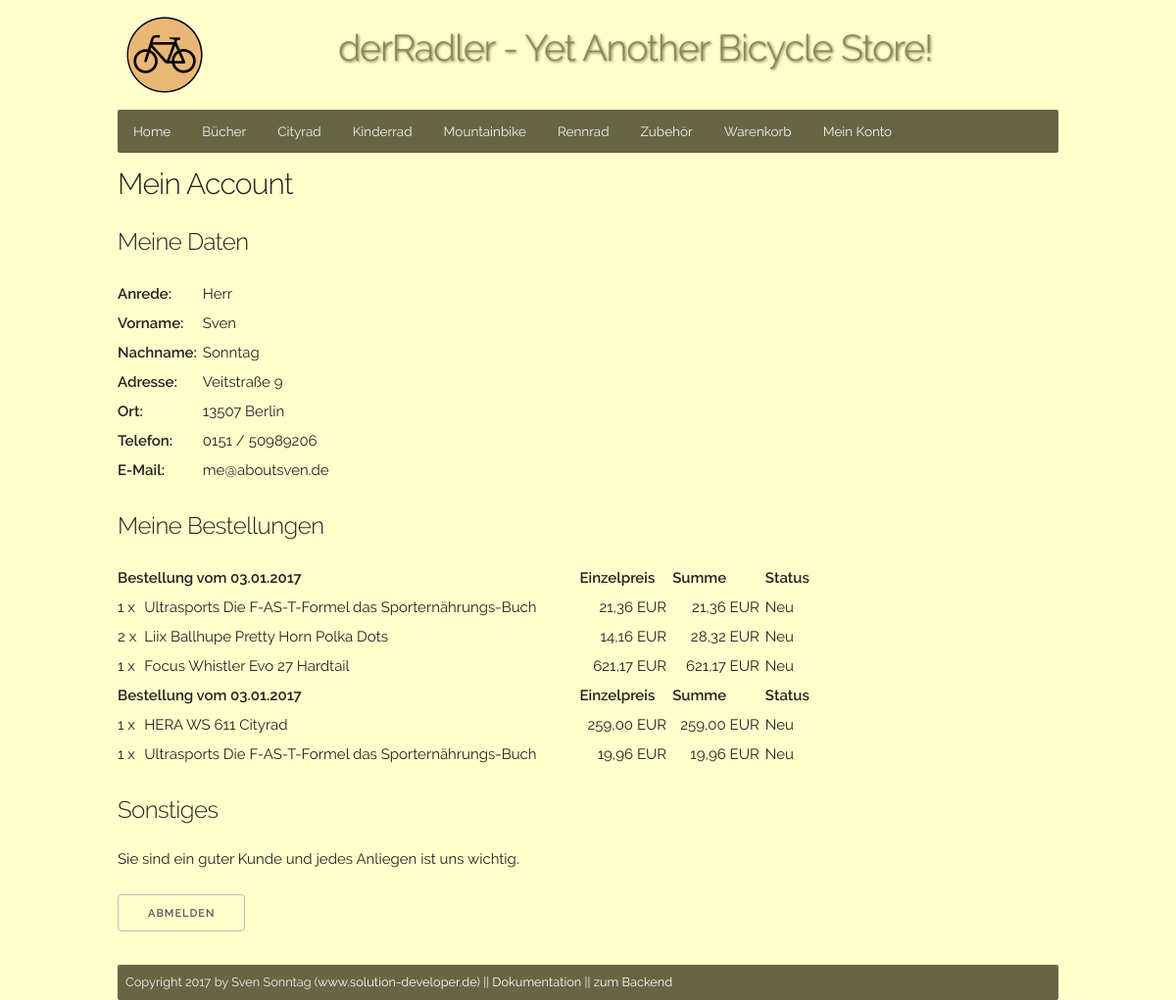
/index.php?module=account&action=view (signed in), run on the app's committed database.
### tables this page shows
CREATE TABLE IF NOT EXISTS `customers` (
`id` int(6) NOT NULL,
  `salutation` varchar(32) DEFAULT NULL,
  `firstname` varchar(128) DEFAULT NULL,
  `lastname` varchar(128) DEFAULT NULL,
  `email` varchar(128) NOT NULL,
  `password` varchar(256) DEFAULT NULL,
  `address` varchar(128) DEFAULT NULL,
  `zipcode` varchar(12) DEFAULT NULL,
  `city` varchar(64) DEFAULT NULL,
  `phone` varchar(64) DEFAULT NULL
);

CREATE TABLE IF NOT EXISTS `positions` (
  `order_id` int(6) DEFAULT NULL,
  `amount` int(6) DEFAULT NULL,
  `article_id` int(6) DEFAULT NULL,
  `article_price_net` decimal(6,2) DEFAULT NULL,
  `article_tax` int(6) DEFAULT NULL,
`id` int(6) NOT NULL
);

CREATE TABLE IF NOT EXISTS `orders` (
`id` int(6) NOT NULL,
  `customer_id` int(6) DEFAULT NULL,
  `status` varchar(64) DEFAULT NULL,
  `order_date` date DEFAULT NULL
);

CREATE TABLE IF NOT EXISTS `articles` (
`id` int(6) NOT NULL,
  `articlegroup_id` int(6) DEFAULT NULL,
  `name` varchar(128) DEFAULT NULL,
  `description` text,
  `price_net` decimal(6,2) DEFAULT NULL,
  `tax` int(6) DEFAULT NULL,
  `image_url` varchar(128) DEFAULT NULL
);

### models/Customer.php (called while the page is built, shortened)
<?php
class Customer {
    private $salutation;
    private $firstname;
    private $lastname;
    private $email;
    private $address;
    private $zipcode;
    private $city;
    private $phone;
    public function getSalutation() {
        return $this->salutation;
    }
    public function getFirstname() {
        return $this->firstname;
    }
    public function getLastname() {
        return $this->lastname;
    }
    public function getEmail() {
        return $this->email;
    }
    public function getAddress() {
        return $this->address;
    }
    public function getZipcode() {
        return $this->zipcode;
    }
    public function getCity() {
        return $this->city;
    }
    public function getPhone() {
        return $this->phone;
    }
    public function setEmail($data) {
        $this->email = trim(strToLower($data));
    }
    public function setSalutation($data) {
        $this->salutation = trim($data);
    }
    public function setFirstname($data) {
        $this->firstname = trim($data);
    }
    public function setLastname($data) {
        $this->lastname = trim($data);
    }
    public function setAddress($data) {
        $this->address = trim($data);
    }
    public function setZipcode($data) {
        $this->zipcode = trim($data);
    }
    public function setCity($data) {
        $this->city = trim($data);
    }
    public function setPhone($data) {
        $this->phone = trim($data);
    }
    public function findById($database, $id) {
        $stmt = $database->prepare('SELECT id, salutation, firstname, lastname, email, password, address, zipcode, city, phone FROM customers WHERE id=:id');
        $params = array('id' => $id);
        try {
            $stmt->execute($params);
        } catch (PDOException $error) {
            showFatalError("Database Error: " . $error->getMessage());
        }
    }
}

### models/Order.php (called while the page is built, shortened)
<?php
class Order {
    private static $orderStateList = array(
        99 => '',
        self::ORDERSTATE_NEW => 'Neu',
        self::ORDERSTATE_READY => 'Versandbereit',
        self::ORDERSTATE_SHIPPED => 'Versendet',
    );
    public static function status2String($status) {
        if (isset(self::$orderStateList[$status])) {
            return self::$orderStateList[$status];
        }
        return $status;
    }
    public static function findAllByCustomer($database, $customerId) {
        $stmt = $database->prepare('SELECT amount, article_price_net, article_tax, positions.id, orders.id as order_id, orders.status, orders.customer_id, orders.order_date, articles.name FROM positions JOIN orders ON order_id=orders.id JOIN articles ON article_id=articles.id WHERE orders.customer_id=:customer_id ORDER BY orders.id, orders.order_date, positions.id');
        $params = array(
                'customer_id' => $customerId
                );
        try {
            $stmt->execute($params);
        } catch (PDOException $error) {
            showFatalError("Database Error: " . $error->getMessage());
        }
        $result = $stmt->fetchAll();
        return $result;
    }
}

### views/accountView.php (the view, shortened to what this page needs)
<?php
include ("_head.php");
?>
<div class="row">
    <div class="nine columns">
        <h4>Mein Account</h4>
        <h5>Meine Daten</h5>
        <table class="hiddentable">
            <tr class="hiddentable">
                <td class="hiddentable"><strong>Anrede: </strong></td>
                <td class="hiddentable"><?php echo htmlentities($customer->getSalutation()); ?></td>
            </tr>
            <tr class="hiddentable">
                <td class="hiddentable"><strong>Vorname: </strong></td>
                <td class="hiddentable"><?php echo htmlentities($customer->getFirstname()); ?></td>
            </tr>
            <tr class="hiddentable">
                <td class="hiddentable"><strong>Nachname: </strong></td>
                <td class="hiddentable"><?php echo htmlentities($customer->getLastname()); ?></td>
            </tr>
            <tr class="hiddentable">
                <td class="hiddentable"><strong>Adresse: </strong></td>
                <td class="hiddentable"><?php echo htmlentities($customer->getAddress()); ?></td>
            </tr>
            <tr class="hiddentable">
                <td class="hiddentable"><strong>Ort: </strong></td>
                <td class="hiddentable"><?php echo htmlentities($customer->getZipcode()) . ' ' . htmlentities($customer->getCity()); ?></td>
            </tr>
            <tr class="hiddentable">
                <td class="hiddentable"><strong>Telefon: </strong></td>
                <td class="hiddentable"><?php echo htmlentities($customer->getPhone()); ?></td>
            </tr>
            <tr class="hiddentable">
                <td class="hiddentable"><strong>E-Mail: </strong></td>
                <td class="hiddentable"><?php echo htmlentities($customer->getEmail()); ?></td>
            </tr>
        </table>
        <br>
        <h5>Meine Bestellungen</h5>
        <table class="hiddentable" style="width: 100%">
            <?php
            $currentOrderId = -1;
            foreach ($orders as $order) {
                if ($order['order_id'] != $currentOrderId) {
                    $currentOrderId = $order['order_id'];
                    $date = new DateTime($order['order_date'])
                    ?>
                    <tr>
                        <th class="hiddentable" colspan="2">Bestellung vom <?php echo $date->format('d.m.Y'); ?></th>
                        <th class="hiddentable">Einzelpreis</th>
                        <th class="hiddentable">Summe</th>
                        <th class="hiddentable">Status</th>
                    </tr>
                <?php } ?>
                <tr>
                    <td class="hiddentable"><?php echo $order['amount'] . ' x'; ?></td>
                    <td class="hiddentable"><?php echo $order['name']; ?></td>
                    <td class="hiddentable" style="text-align: right;"><?php echo number_format($order['article_price_net'] + $order['article_price_net'] / 100 * $order['article_tax'], 2, ',', '.') . ' EUR'; ?></td>
                    <td class="hiddentable" style="text-align: right;"><?php echo number_format(($order['article_price_net'] + $order['article_price_net'] / 100 * $order['article_tax']) * $order['amount'], 2, ',', '.') . ' EUR'; ?></td>
                    <td class="hiddentable"><?php echo Order::status2String($order['status']); ?></td>
                </tr>
            <?php } ?>
        </table>
        <br>
        <h5>Sonstiges</h5>
        <p>Sie sind ein guter Kunde und jedes Anliegen ist uns wichtig.</p>
        <br>
        <a class="button" href="index.php?module=login&action=exit">Abmelden</a>
    </div>
</div>
<p>&nbsp;</p>
<?php include ("_footer.php"); ?>

### css/skeleton.css (style rules this page uses)
.column, .columns { width: 100%; float: left; box-sizing: border-box; }
@media (min-width: 550px) { .column, .columns { margin-left: 4%; } }
@media (min-width: 550px) { .column:first-child, .columns:first-child { margin-left: 0; } }
@media (min-width: 550px) { .nine.columns { width: 74.0%; } }
html { font-size: 62.5%; }
body { font-size: 1.5em; line-height: 1.6; font-weight: 400; font-family: "Raleway", "HelveticaNeue", "Helvetica Neue", Helvetica, Arial, sans-serif; color: #222; }
h1, h2, h3, h4, h5, h6 { margin-top: 0; margin-bottom: 2rem; font-weight: 300; }
h4 { font-size: 2.4rem; line-height: 1.35; letter-spacing: -.08rem; }
h5 { font-size: 1.8rem; line-height: 1.5; letter-spacing: -.05rem; }
@media (min-width: 550px) { h4 { font-size: 3.0rem; } }
@media (min-width: 550px) { h5 { font-size: 2.4rem; } }
p { margin-top: 0; }
a { color: #1EAEDB; }
.button, button, input[type="submit"], input[type="reset"], input[type="button"] { display: inline-block; height: 38px; padding: 0 30px; color: #555; text-align: center; font-size: 11px; font-weight: 600; line-height: 38px; letter-spacing: .1rem; text-transform: uppercase; text-decoration: none; white-space: nowrap; background-color: transparent; border-radius: 4px; border: 1px solid #bbb; cursor: pointer; box-sizing: border-box; }
th, td { padding: 12px 15px; text-align: left; border-bottom: 1px solid #E1E1E1; }
th:first-child, td:first-child { padding-left: 0; }
th:last-child, td:last-child { padding-right: 0; }
button, .button { margin-bottom: 1rem; }
pre, blockquote, dl, figure, table, p, ul, ol, form { margin-bottom: 2.5rem; }
.container:after, .row:after, .u-cf { content: ""; display: table; clear: both; }

### css/style.css (style rules this page uses)
html { overflow-y:scroll; }
body { background-color: #ffc; }
p { margin-bottom: 0px; }
.hiddentable { border-collapse: collapse; border: none; padding: 3px; margin: 0px; }
a { color: #0000e6; text-decoration: none; }

### css/lightbox.css (style rules this page uses)
body:after { content: url(../images/close.png) url(../images/loading.gif) url(../images/prev.png) url(../images/next.png); display: none; }

### data on the page
customers: salutation "Herr", firstname "Sven", lastname "Sonntag", address "Veitstraße 9", zipcode "13507", city "Berlin", phone "0151 / 50989206", email "me@aboutsven.de"
positions: order.order_date "03.01.2017", amount "1", article.name "Ultrasports Die F-AS-T-Formel das Sporternährungs-Buch", article_price_net+article_tax "21,36", article_price_net+article_tax+amount "21,36", order.status "Neu"
positions: amount "2", article.name "Liix Ballhupe Pretty Horn Polka Dots", article_price_net+article_tax "14,16", article_price_net+article_tax+amount "28,32", order.status "Neu"
positions: amount "1", article.name "Focus Whistler Evo 27 Hardtail", article_price_net+article_tax "621,17", article_price_net+article_tax+amount "621,17", order.status "Neu"
positions: order.order_date "03.01.2017", amount "1", article.name "HERA WS 611 Cityrad", article_price_net+article_tax "259,00", article_price_net+article_tax+amount "259,00", order.status "Neu"
positions: amount "1", article.name "Ultrasports Die F-AS-T-Formel das Sporternährungs-Buch", article_price_net+article_tax "19,96", article_price_net+article_tax+amount "19,96", order.status "Neu"

### other printed values
$navItem['name'] "Home"
$navItem['name'] "Bücher"
$navItem['name'] "Cityrad"
$navItem['name'] "Kinderrad"
$navItem['name'] "Mountainbike"
$navItem['name'] "Rennrad"
$navItem['name'] "Zubehör"
$navItem['name'] "Warenkorb"
$navItem['name'] "Mein Konto"
